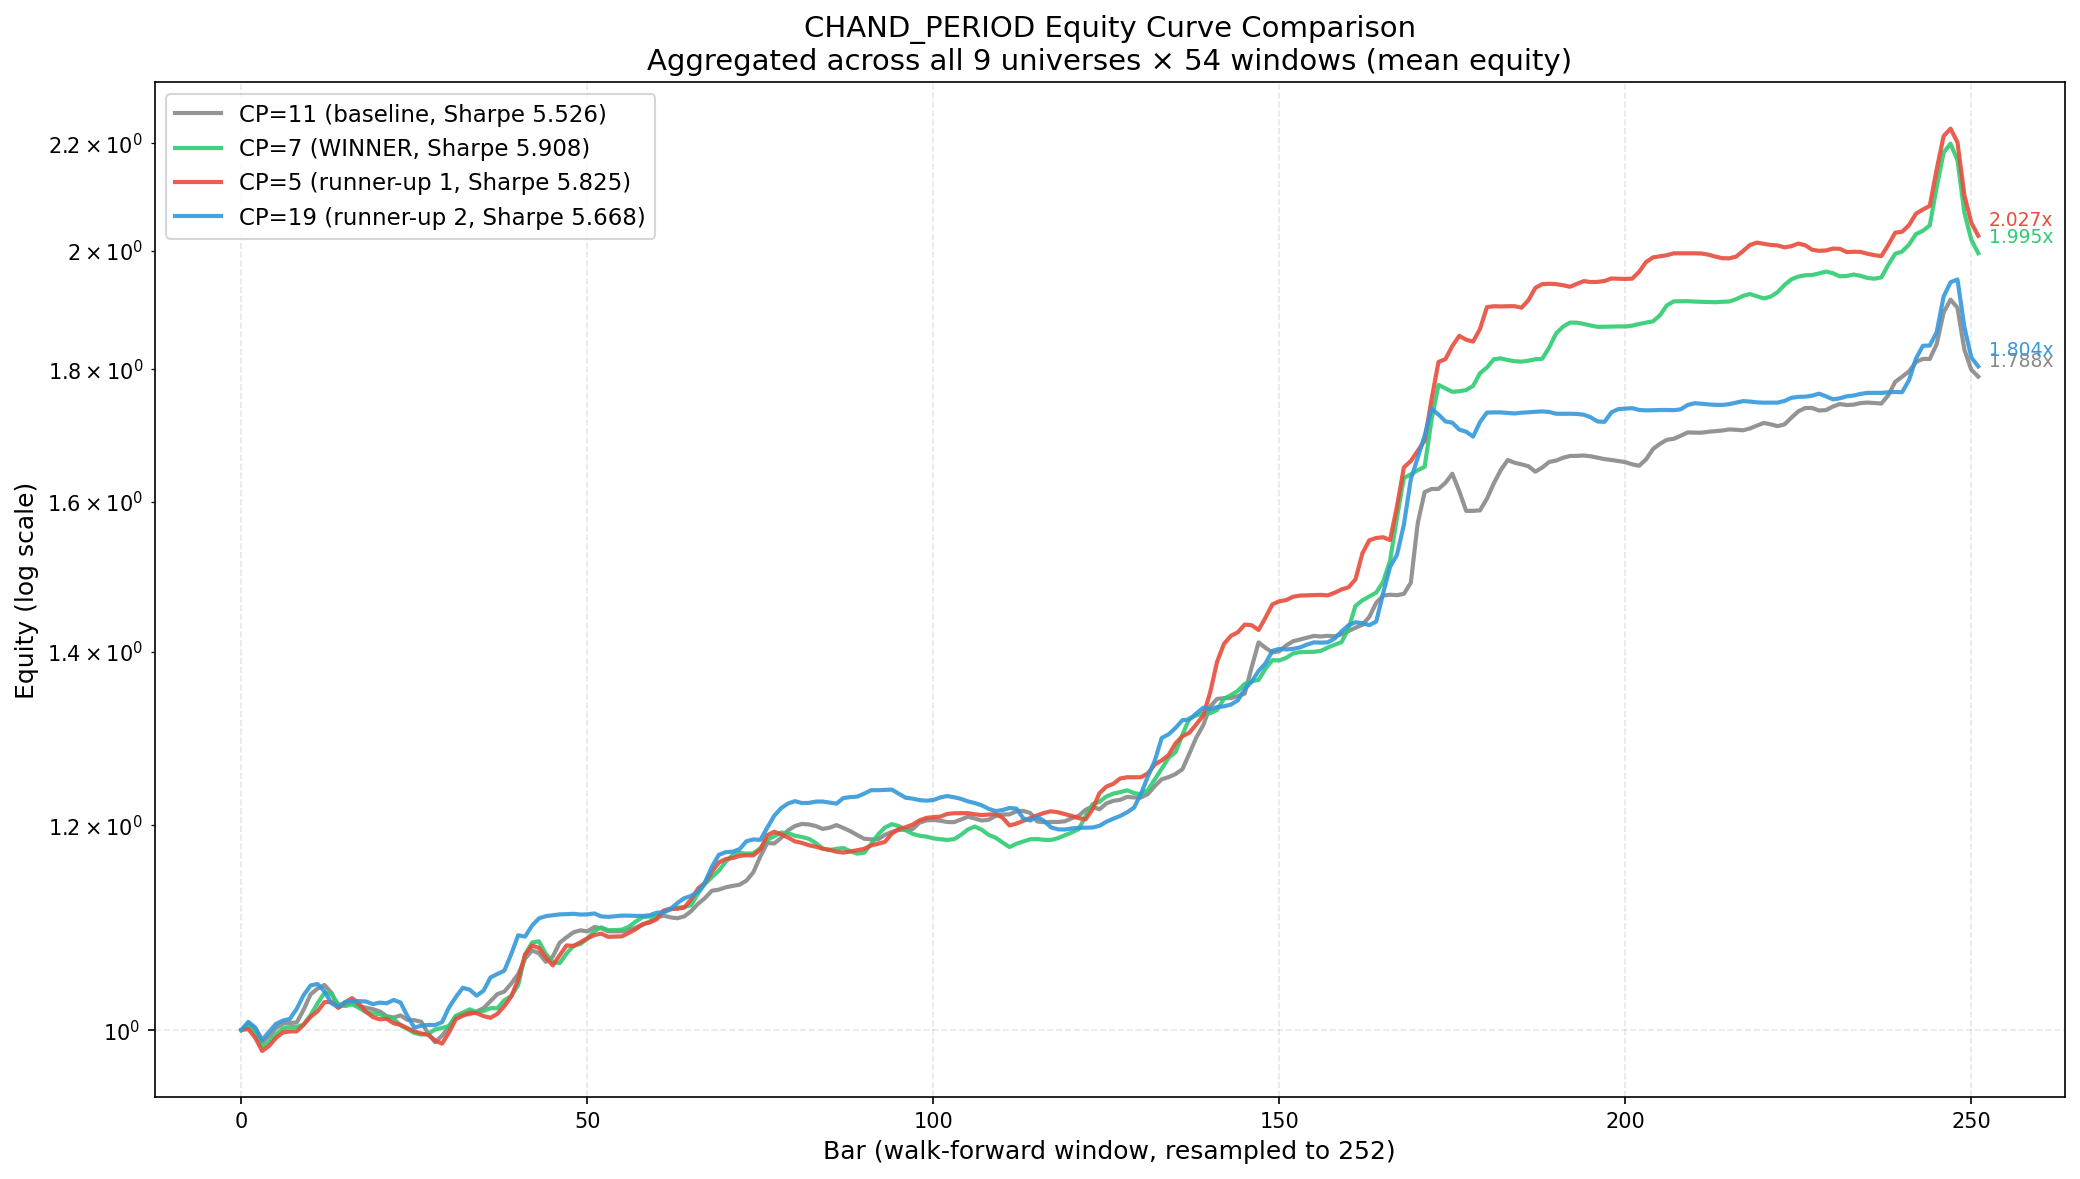

This chart was generated by the following Python code:
#!/usr/bin/env python3
"""
CHAND_PERIOD Equity Curve Comparison — Full Universe Breakdown
Plots equity curves for top CHAND_PERIOD candidates with per-universe subplots.
"""

import csv
import os
import sys

import matplotlib
matplotlib.use('Agg')
import matplotlib.pyplot as plt
import numpy as np

UNIVERSE_NAMES = [
    "Base5", "NoDOGE", "Legacy4", "Legacy5BNB",
    "OldGuardNoBNB", "LargeCaps5", "Legacy3",
    "LowVolume5", "OldGuard4"
]
WINDOWS_PER_UNIVERSE = 6
TARGET_LEN = 252  # resample all windows to this length

def load_equity_csv(path):
    """Return dict: (universe_idx, window_idx) -> equity list"""
    curves = {}
    if not os.path.exists(path):
        return curves
    with open(path) as f:
        reader = csv.reader(f)
        next(reader)
        for row in reader:
            if len(row) < 4:
                continue
            u = int(row[0])
            w = int(row[1])
            bar = int(row[2])
            eq = float(row[3])
            key = (u, w)
            if key not in curves:
                curves[key] = []
            while len(curves[key]) <= bar:
                curves[key].append(None)
            curves[key][bar] = eq
    return curves

def resample(curve, target_len):
    if not curve:
        return [1.0] * target_len
    curve = [v for v in curve if v is not None]
    if not curve:
        return [1.0] * target_len
    if len(curve) == target_len:
        return curve[:]
    if len(curve) < 2:
        return [curve[0]] * target_len
    result = []
    for i in range(target_len):
        t = i / (target_len - 1)
        pos = t * (len(curve) - 1)
        idx = int(pos)
        frac = pos - idx
        if idx + 1 < len(curve):
            v = curve[idx] * (1 - frac) + curve[idx + 1] * frac
        else:
            v = curve[idx]
        result.append(v)
    return result

def mean_curve(curves_dict, uni_idx):
    """Average equity across all windows in a universe, then resample to TARGET_LEN."""
    uni_curves = []
    for w in range(WINDOWS_PER_UNIVERSE):
        key = (uni_idx, w)
        if key in curves_dict:
            rc = resample(curves_dict[key], TARGET_LEN)
            uni_curves.append(rc)
    if not uni_curves:
        return [1.0] * TARGET_LEN
    # Element-wise mean
    result = []
    for bar in range(TARGET_LEN):
        vals = [c[bar] for c in uni_curves]
        result.append(np.mean(vals))
    return result

def global_mean_curve(curves_dict):
    """Average equity across ALL windows globally, then resample."""
    all_curves = []
    for key, eq_list in curves_dict.items():
        rc = resample(eq_list, TARGET_LEN)
        all_curves.append(rc)
    if not all_curves:
        return [1.0] * TARGET_LEN
    result = []
    for bar in range(TARGET_LEN):
        vals = [c[bar] for c in all_curves]
        result.append(np.mean(vals))
    return result

def main():
    # Configs to compare
    configs = [11, 7, 5, 19]
    labels = {
        5:  "CP=5 (runner-up 1, Sharpe 5.825)",
        7:  "CP=7 (WINNER, Sharpe 5.908)",
        11: "CP=11 (baseline, Sharpe 5.526)",
        19: "CP=19 (runner-up 2, Sharpe 5.668)",
    }
    colors = {
        11: "#888888",  # grey baseline
        7:  "#2ecc71",  # green winner
        5:  "#e74c3c",  # red runner-up 1
        19: "#3498db",  # blue runner-up 2
    }

    # Load all equity data
    equity_data = {}
    for cp in configs:
        path = f"/home/ubuntu/.openclaw/workspace-krypto/krypto/snapshots/equity_chand_cp_{cp}.csv"
        equity_data[cp] = load_equity_csv(path)
        n_curves = len([k for k in equity_data[cp] if k[0] == 0])
        print(f"  CP={cp}: {len(equity_data[cp])} windows loaded")

    # Compute per-universe mean curves for each config
    uni_curves = {}  # cp -> uni_idx -> curve
    global_curves = {}  # cp -> global mean curve
    for cp in configs:
        ed = equity_data[cp]
        uni_curves[cp] = {}
        for ui, uname in enumerate(UNIVERSE_NAMES):
            uni_curves[cp][ui] = mean_curve(ed, ui)
        global_curves[cp] = global_mean_curve(ed)

    # ─── Figure 1: Global aggregated equity (single panel) ───
    fig1, ax1 = plt.subplots(figsize=(14, 8))
    x = np.arange(TARGET_LEN)
    for cp in configs:
        ax1.plot(x, global_curves[cp],
                 label=labels[cp],
                 color=colors[cp],
                 linewidth=2.0, alpha=0.9)
    ax1.set_yscale('log')
    ax1.grid(True, alpha=0.3, linestyle='--')
    ax1.set_xlabel('Bar (walk-forward window, resampled to 252)', fontsize=12)
    ax1.set_ylabel('Equity (log scale)', fontsize=12)
    ax1.set_title('CHAND_PERIOD Equity Curve Comparison\n'
                  'Aggregated across all 9 universes × 54 windows (mean equity)',
                  fontsize=14)
    ax1.legend(loc='upper left', fontsize=11)
    # Annotate final values
    for cp in configs:
        final = global_curves[cp][-1]
        ax1.annotate(f'{final:.3f}x',
                     xy=(TARGET_LEN - 1, final),
                     xytext=(5, 5), textcoords='offset points',
                     fontsize=9, color=colors[cp])
    plt.tight_layout()
    out1 = "/home/ubuntu/.openclaw/workspace-krypto/krypto/charts/chand_period_comparison.png"
    plt.savefig(out1, dpi=150, bbox_inches='tight')
    plt.close()
    print(f"Saved: {out1}")

    # ─── Figure 2: Per-universe breakdown (3×3 grid) ───
    fig2, axes = plt.subplots(3, 3, figsize=(18, 15))
    axes = axes.flatten()
    for ui, uname in enumerate(UNIVERSE_NAMES):
        ax = axes[ui]
        for cp in configs:
            ax.plot(x, uni_curves[cp][ui],
                    label=labels[cp] if ui == 0 else None,
                    color=colors[cp],
                    linewidth=1.5, alpha=0.85)
        ax.set_yscale('log')
        ax.grid(True, alpha=0.25, linestyle='--')
        ax.set_title(uname, fontsize=11, fontweight='bold')
        ax.set_xlabel('Bar', fontsize=9)
        ax.set_ylabel('Equity', fontsize=9)
        if ui == 0:
            ax.legend(fontsize=7, loc='upper left')
    fig2.suptitle('CHAND_PERIOD Equity Curves by Universe\n'
                   '(mean of 6 windows per universe, log scale)',
                   fontsize=14, y=1.01)
    plt.tight_layout()
    out2 = "/home/ubuntu/.openclaw/workspace-krypto/krypto/charts/chand_period_comparison_per_universe.png"
    plt.savefig(out2, dpi=120, bbox_inches='tight')
    plt.close()
    print(f"Saved: {out2}")

    # ─── Print summary table ───
    print("\n=== Sweep Summary ===")
    sweep_csv = "/home/ubuntu/.openclaw/workspace-krypto/krypto/snapshots/chand_period_hyperopt_summary.csv"
    if os.path.exists(sweep_csv):
        print(f"{'CP':>4} {'Pass':>8} {'Pass%':>8} {'Sharpe':>10} {'AvgRet%':>10} {'Trades':>8}")
        with open(sweep_csv) as f:
            reader = csv.reader(f)
            next(reader)
            for row in reader:
                cp = int(row[0])
                if cp in [5, 7, 11, 19, 40]:
                    print(f"{cp:>4} {row[1]:>8} {row[3]:>8} {row[4]:>10} {row[5]:>10} {row[6]:>8}")

if __name__ == "__main__":
    main()
